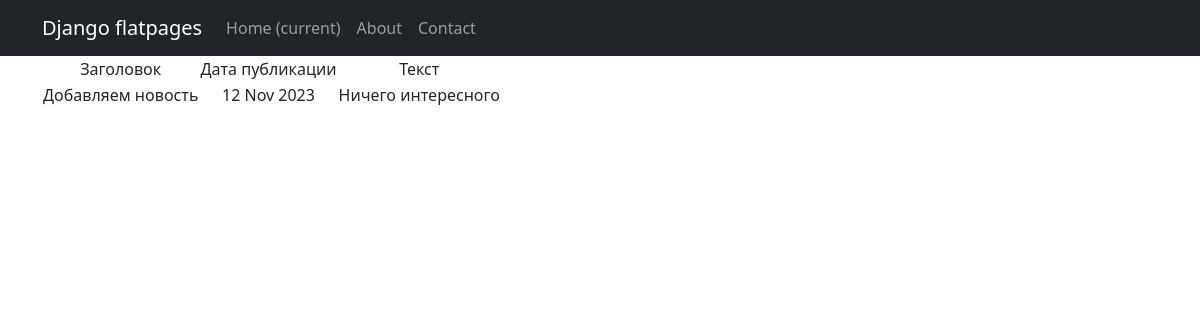
The app's page /news/9, older data.
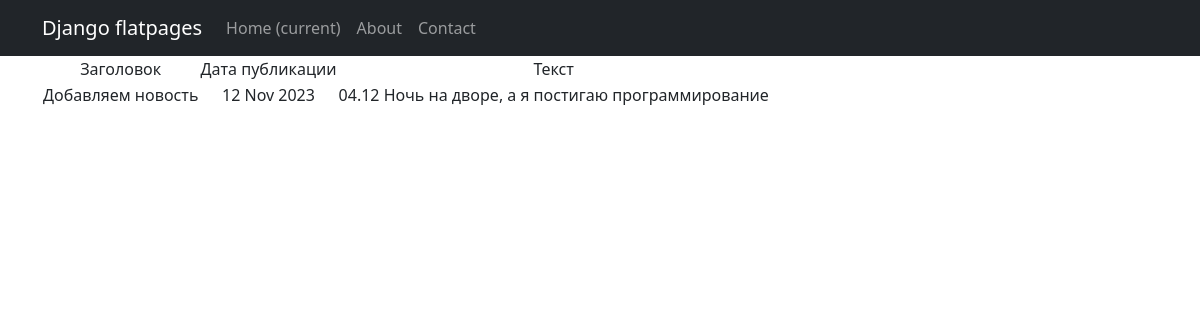
The same page, newer data.
### NewsPortal/models.py (models this page shows, shortened)
class Post(models.Model):
    NEWS = 'NW'
    ARTICLE = 'AR'
    CATEGORY = [(NEWS, 'Новость'),
                (ARTICLE, 'Статья')
                ]
    category_post = models.CharField(max_length=2, choices=CATEGORY, default=ARTICLE)
    date_time = models.DateTimeField(auto_now_add=True)
    title = models.CharField(max_length=255)
    text = models.TextField()
    rating = models.SmallIntegerField(default=0)
    added_at = models.DateTimeField(auto_now=True)
    author = models.ForeignKey(Author, on_delete=models.CASCADE)
    category = models.ManyToManyField(Category, through='PostCategory', related_name='article')

### NewsPortal/views.py (the view)
# urls.py: path('<int:pk>', PostDetail.as_view(), name='post_detail'),
class PostDetail(DetailView):
    model = Post
    template_name = 'news_index.html'
    context_object_name = 'news'

### NewsPortal/templatetags/custom_filters.py (called while the page is built)
@register.filter()
def censor(text):
    words = text.split()
    censor_list = []
    for word in words:
        if word.lower() in bad_words:
            censor_word = word[0] + '*' * (len(word) - 1)
            censor_list.append(censor_word)
        else:
            censor_list.append(word)
    return ' '.join(censor_list)

### templates/news_index.html (shortened to what this page needs)
{% extends 'flatpages/default.html' %}
{% load custom_filters %}
{% block content %}
    {% if news %}
        <table>
            <tr>
                <td>Заголовок</td>
                <td>Дата публикации</td>
                <td>Текст</td>
            </tr>
            <tr>
                <td>{{news.title|censor}}</td>
                <td>{{news.date_time|date:'d M Y'}}</td>
                <td>{{news.text|censor}}</td>
            </tr>
        </table>
    {% endif %}
{% endblock content %}

Row changes from the older to the newer data that the page shows:
changed Post "Добавляем новость": text|censor "Ничего интересного" → "04.12 Ночь на дворе, а я постигаю программирование"
